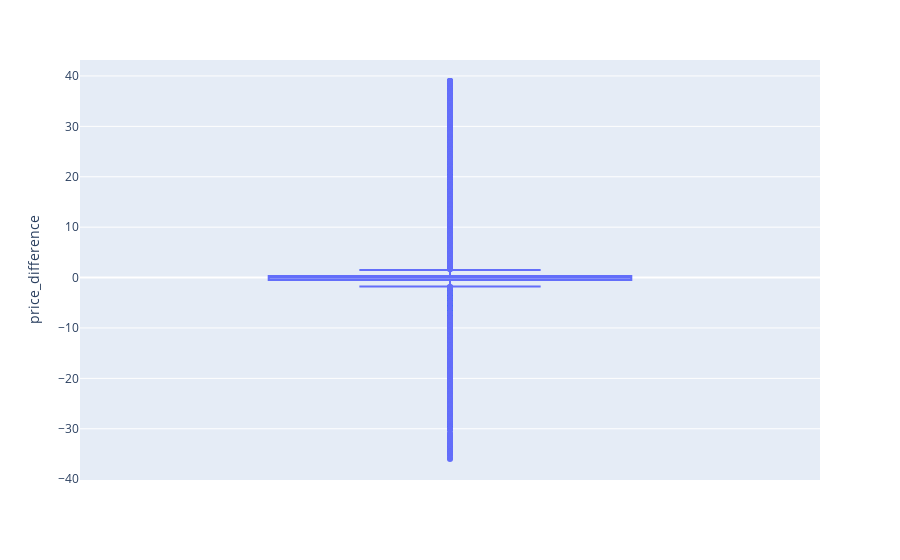

The cell this chart's notebook holds for it:
### Code cell
# plot the price difference using plotly boxplot
import plotly.express as px
fig = px.box(merged_data['price_difference'], y="price_difference")
fig.show()

### Figure 1 — Plotly figure (JSON) as saved in the notebook; plotly's stock layout.template omitted (floating-point values rounded to 4 significant figures; data arrays with more than 128 entries replaced by an {"elided": "..."} marker saying what was removed)
{"data": [{"alignmentgroup": "True", "hovertemplate": "price_difference=%{y}<extra></extra>", "legendgroup": "", "marker": {"color": "#636efa"}, "name": "", "notched": false, "offsetgroup": "", "orientation": "v", "showlegend": false, "type": "box", "x0": " ", "xaxis": "x", "y": {"elided": "4530 float values"}, "y0": " ", "yaxis": "y"}], "layout": {"boxmode": "group", "legend": {"tracegroupgap": 0}, "margin": {"t": 60}, "xaxis": {"anchor": "y", "domain": [0, 1]}, "yaxis": {"anchor": "x", "domain": [0, 1], "title": {"text": "price_difference"}}}}
